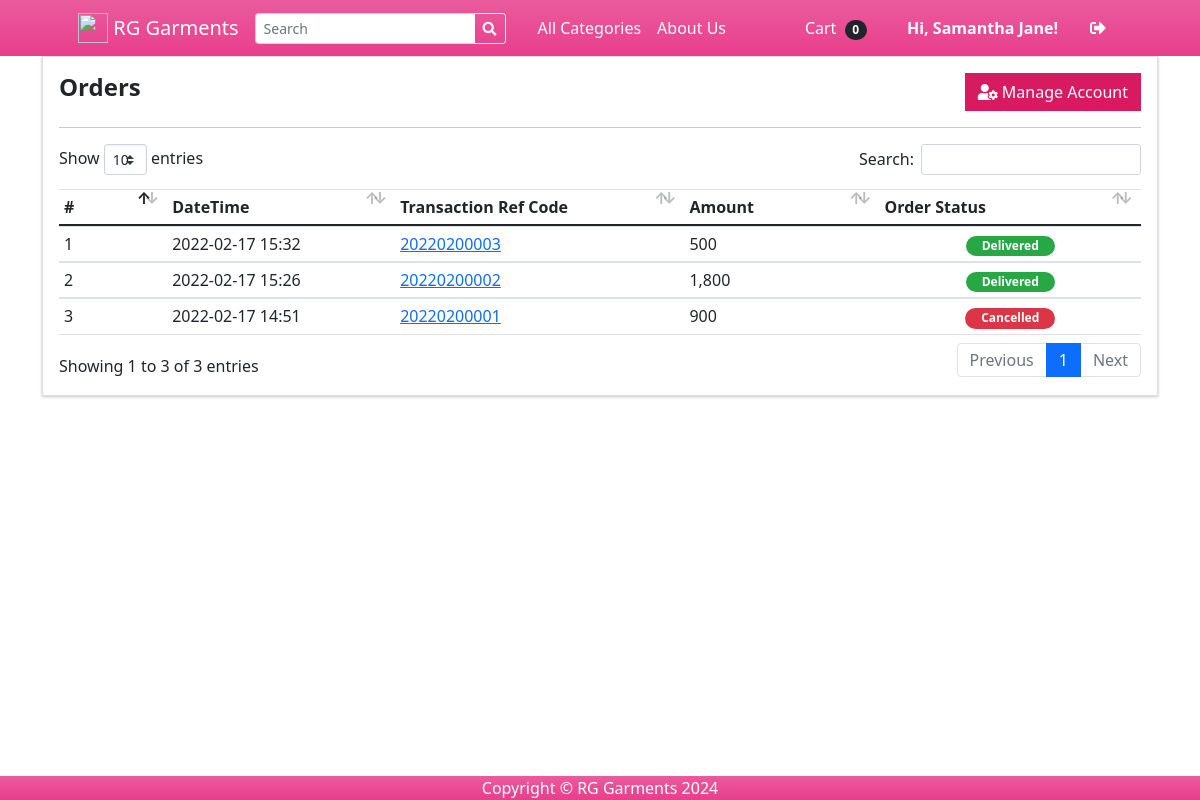
Page /?p=my_account (signed in) on the committed database.
### tables this page shows
CREATE TABLE `orders` (
  `id` int(30) NOT NULL,
  `ref_code` varchar(100) NOT NULL,
  `client_id` int(30) NOT NULL,
  `delivery_address` text NOT NULL,
  `payment_method` varchar(100) NOT NULL,
  `order_type` tinyint(1) NOT NULL COMMENT '1= pickup,2= deliver',
  `amount` double NOT NULL,
  `status` tinyint(2) NOT NULL DEFAULT 0 COMMENT '0 = pending,\r\n1= Packed,\r\n2 = Out for Delivery,\r\n3=Delivered,\r\n4=cancelled',
  `paid` tinyint(1) NOT NULL DEFAULT 0,
  `date_created` datetime NOT NULL DEFAULT current_timestamp(),
  `date_updated` datetime DEFAULT NULL ON UPDATE current_timestamp()
);

### classes/DBConnection.php (called while the page is built, shortened)
<?php
class DBConnection{
    private $host = DB_SERVER;
    private $username = DB_USERNAME;
    private $password = DB_PASSWORD;
    private $database = DB_NAME;
    public $conn;
    public function __construct(){
        if (!isset($this->conn)) {
            $this->conn = new mysqli($this->host, $this->username, $this->password, $this->database);
        }
    }
}
?>

### classes/SystemSettings.php (called while the page is built, shortened)
<?php
class SystemSettings extends DBConnection{
	function userdata($field = ''){
		if(!empty($field)){
			if(isset($_SESSION['userdata'][$field]))
				return $_SESSION['userdata'][$field];
			else
				return null;
		}else{
			return false;
		}
	}
}
$_settings = new SystemSettings();
?>

### my_account.php (the view, shortened to what this page needs)
<section class="py-2 mt-5">
    <div class="container">
        <div class="card rounded-0">
            <div class="card-body">
                <div class="w-100 justify-content-between d-flex">
                    <h4><b>Orders</b></h4>
                    <a href="./?p=edit_account" class="btn btn btn-default btn-flat bg-maroon"><div class="fa fa-user-cog"></div> Manage Account</a>
                </div>
                    <hr class="border-warning">
                    <table class="table table-stripped text-dark">
                        <colgroup>
                            <col width="10%">
                            <col width="15">
                            <col width="25">
                            <col width="25">
                            <col width="15">
                        </colgroup>
                        <thead>
                            <tr>
                                <th>#</th>
                                <th>DateTime</th>
                                <th>Transaction Ref Code</th>
                                <th>Amount</th>
                                <th>Order Status</th>
                            </tr>
                        </thead>
                        <tbody>
                            <?php
                                $i = 1;
                                $qry = $conn->query("SELECT o.*,concat(c.firstname,' ',c.lastname) as client from `orders` o inner join clients c on c.id = o.client_id where o.client_id = '".$_settings->userdata('id')."' order by unix_timestamp(o.date_created) desc ");
                                while($row = $qry->fetch_assoc()):
                            ?>
                                <tr>
                                    <td><?php echo $i++ ?></td>
                                    <td><?php echo date("Y-m-d H:i",strtotime($row['date_created'])) ?></td>
                                    <td><a href="javascript:void(0)" class="view_order" data-id="<?php echo $row['id'] ?>"><?php echo $row['ref_code'] ?></a></td>
                                    <td><?php echo number_format($row['amount']) ?> </td>
                                    <td class="text-center">
                                            <?php if($row['status'] == 0): ?>
                                                <span class="badge badge-light text-dark border px-3 rounded-pill">Pending</span>
                                            <?php elseif($row['status'] == 1): ?>
                                                <span class="badge badge-primary px-3 rounded-pill">Packed</span>
                                            <?php elseif($row['status'] == 2): ?>
                                                <span class="badge badge-warning px-3 rounded-pill">Out for Delivery</span>
                                            <?php elseif($row['status'] == 3): ?>
                                                <span class="badge badge-success px-3 rounded-pill">Delivered</span>
                                            <?php else: ?>
                                                <span class="badge badge-danger px-3 rounded-pill">Cancelled</span>
                                            <?php endif; ?>
                                        </td>
                                    </tr>
                            <?php endwhile; ?>
                        </tbody>
                    </table>
            </div>
        </div>
    </div>
</section>

### rows in the picture
orders: date_created "2022-02-17 15:32", ref_code "20220200003", amount "500", status "Delivered"
orders: date_created "2022-02-17 15:26", ref_code "20220200002", amount "1,800", status "Delivered"
orders: date_created "2022-02-17 14:51", ref_code "20220200001", amount "900", status "Cancelled"

### other values in the picture
$_settings->info('short_name') "RG Garments"
$_settings->userdata('firstname') "Samantha Jane"
